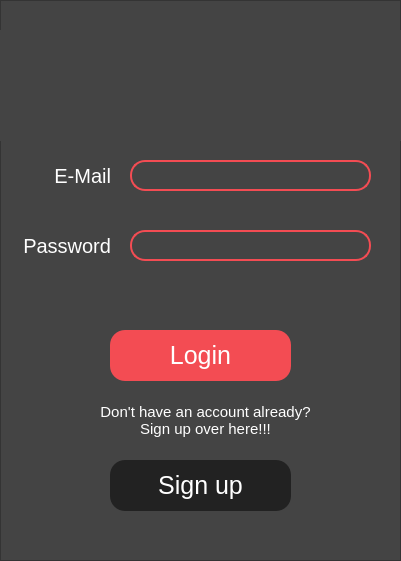
<?xml version="1.0" encoding="UTF-8"?>
<ui version="4.0">
 <class>Dialog</class>
 <widget class="QDialog" name="Dialog">
  <property name="geometry">
   <rect>
    <x>0</x>
    <y>0</y>
    <width>401</width>
    <height>561</height>
   </rect>
  </property>
  <property name="minimumSize">
   <size>
    <width>401</width>
    <height>561</height>
   </size>
  </property>
  <property name="maximumSize">
   <size>
    <width>401</width>
    <height>561</height>
   </size>
  </property>
  <property name="windowTitle">
   <string>Login</string>
  </property>
  <property name="windowIcon">
   <iconset>
    <normalon>../Resources/Icons/icon.png</normalon>
   </iconset>
  </property>
  <widget class="QFrame" name="frame">
   <property name="geometry">
    <rect>
     <x>0</x>
     <y>0</y>
     <width>401</width>
     <height>561</height>
    </rect>
   </property>
   <property name="styleSheet">
    <string notr="true">background: #444;
color: white;</string>
   </property>
   <property name="frameShape">
    <enum>QFrame::StyledPanel</enum>
   </property>
   <property name="frameShadow">
    <enum>QFrame::Raised</enum>
   </property>
   <widget class="QLabel" name="lbl_Depot">
    <property name="geometry">
     <rect>
      <x>0</x>
      <y>30</y>
      <width>401</width>
      <height>111</height>
     </rect>
    </property>
    <property name="layoutDirection">
     <enum>Qt::LeftToRight</enum>
    </property>
    <property name="styleSheet">
     <string notr="true">font-family: Calibri Light;
font-size: 50px;
font-weight: bold;</string>
    </property>
    <property name="text">
     <string/>
    </property>
    <property name="pixmap">
     <pixmap>../Resources/Icons/depot200.png</pixmap>
    </property>
    <property name="alignment">
     <set>Qt::AlignCenter</set>
    </property>
   </widget>
   <widget class="QLineEdit" name="txt_Pass">
    <property name="geometry">
     <rect>
      <x>130</x>
      <y>230</y>
      <width>241</width>
      <height>31</height>
     </rect>
    </property>
    <property name="focusPolicy">
     <enum>Qt::ClickFocus</enum>
    </property>
    <property name="styleSheet">
     <string notr="true">border: 2px solid rgb(243, 76, 83);
border-radius: 15px;
padding-left: 10px;
padding-bottom: 1px;
color: white;
font-size: 20px;</string>
    </property>
    <property name="clearButtonEnabled">
     <bool>true</bool>
    </property>
   </widget>
   <widget class="QLineEdit" name="txt_Email">
    <property name="geometry">
     <rect>
      <x>130</x>
      <y>160</y>
      <width>241</width>
      <height>31</height>
     </rect>
    </property>
    <property name="focusPolicy">
     <enum>Qt::StrongFocus</enum>
    </property>
    <property name="styleSheet">
     <string notr="true">border: 2px solid rgb(243, 76, 83);
border-radius: 15px;
padding-left: 10px;
padding-bottom: 1px;
color: white;
font-size: 20px;</string>
    </property>
    <property name="clearButtonEnabled">
     <bool>true</bool>
    </property>
   </widget>
   <widget class="QLabel" name="lbl_Pass">
    <property name="geometry">
     <rect>
      <x>10</x>
      <y>230</y>
      <width>101</width>
      <height>31</height>
     </rect>
    </property>
    <property name="styleSheet">
     <string notr="true">color: white;
font-size: 20px;</string>
    </property>
    <property name="text">
     <string>Password</string>
    </property>
    <property name="alignment">
     <set>Qt::AlignRight|Qt::AlignTrailing|Qt::AlignVCenter</set>
    </property>
   </widget>
   <widget class="QLabel" name="lbl_Email">
    <property name="geometry">
     <rect>
      <x>40</x>
      <y>160</y>
      <width>71</width>
      <height>31</height>
     </rect>
    </property>
    <property name="styleSheet">
     <string notr="true">color: white;
font-size: 20px;</string>
    </property>
    <property name="text">
     <string>E-Mail</string>
    </property>
    <property name="alignment">
     <set>Qt::AlignRight|Qt::AlignTrailing|Qt::AlignVCenter</set>
    </property>
   </widget>
   <widget class="QLabel" name="lbl_Alt">
    <property name="geometry">
     <rect>
      <x>100</x>
      <y>390</y>
      <width>211</width>
      <height>61</height>
     </rect>
    </property>
    <property name="styleSheet">
     <string notr="true">color: white;
font-size: 15px;</string>
    </property>
    <property name="text">
     <string>Don't have an account already?
Sign up over here!!!</string>
    </property>
    <property name="alignment">
     <set>Qt::AlignCenter</set>
    </property>
   </widget>
   <widget class="QPushButton" name="btn_Signup">
    <property name="geometry">
     <rect>
      <x>110</x>
      <y>460</y>
      <width>181</width>
      <height>51</height>
     </rect>
    </property>
    <property name="cursor">
     <cursorShape>PointingHandCursor</cursorShape>
    </property>
    <property name="focusPolicy">
     <enum>Qt::TabFocus</enum>
    </property>
    <property name="styleSheet">
     <string notr="true">border: none;
border-radius: 15px;
background: #222;
color: white;
font-size: 25px;</string>
    </property>
    <property name="text">
     <string>Sign up</string>
    </property>
   </widget>
   <widget class="QPushButton" name="btn_Login">
    <property name="geometry">
     <rect>
      <x>110</x>
      <y>330</y>
      <width>181</width>
      <height>51</height>
     </rect>
    </property>
    <property name="cursor">
     <cursorShape>PointingHandCursor</cursorShape>
    </property>
    <property name="focusPolicy">
     <enum>Qt::TabFocus</enum>
    </property>
    <property name="styleSheet">
     <string notr="true">background: 2px solid rgb(243, 76, 83);
border-radius: 15px;
font-size: 25px;
</string>
    </property>
    <property name="text">
     <string>Login</string>
    </property>
    <property name="checkable">
     <bool>true</bool>
    </property>
   </widget>
  </widget>
 </widget>
 <resources/>
 <connections>
  <connection>
   <sender>txt_Email</sender>
   <signal>returnPressed()</signal>
   <receiver>txt_Pass</receiver>
   <slot>setFocus()</slot>
   <hints>
    <hint type="sourcelabel">
     <x>231</x>
     <y>324</y>
    </hint>
    <hint type="destinationlabel">
     <x>255</x>
     <y>408</y>
    </hint>
   </hints>
  </connection>
  <connection>
   <sender>txt_Pass</sender>
   <signal>returnPressed()</signal>
   <receiver>btn_Login</receiver>
   <slot>setFocus()</slot>
   <hints>
    <hint type="sourcelabel">
     <x>205</x>
     <y>426</y>
    </hint>
    <hint type="destinationlabel">
     <x>209</x>
     <y>518</y>
    </hint>
   </hints>
  </connection>
 </connections>
</ui>
